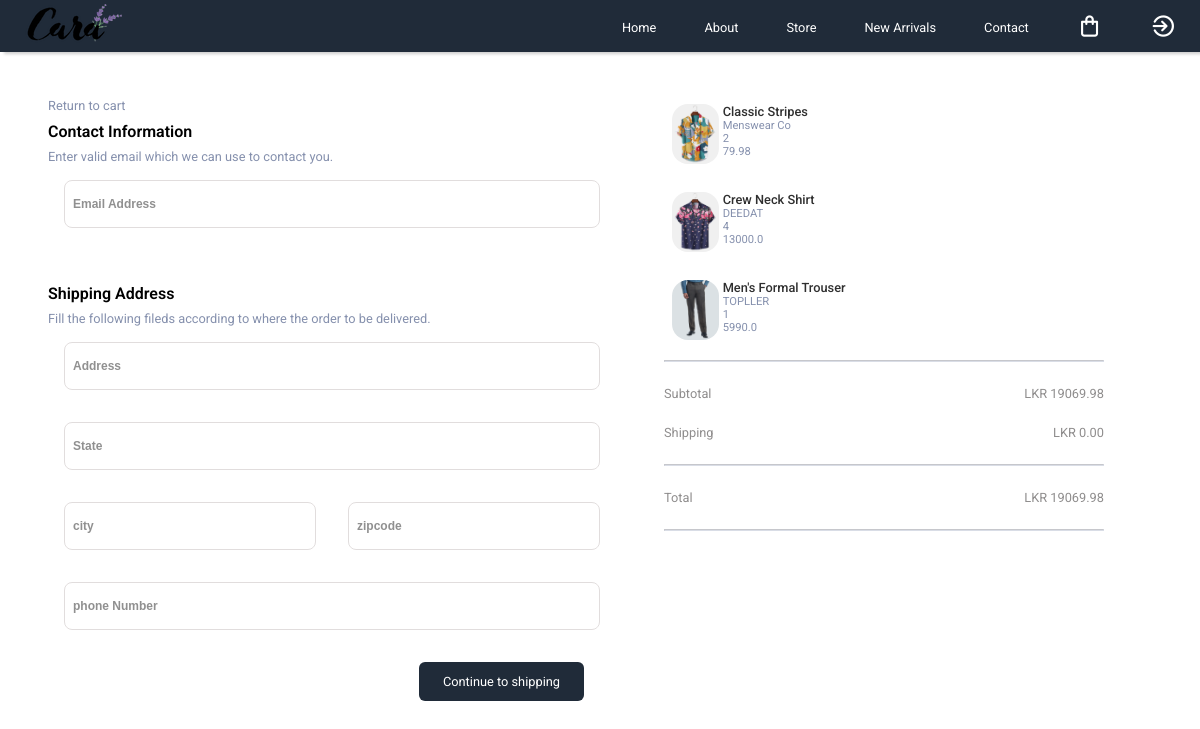
The app's page /checkout/ (signed in) with its own data.
### store/models.py (models this page shows, shortened)
class OrderItem(models.Model):
    product = models.ForeignKey(Product, on_delete=models.SET_NULL, null=True)
    order = models.ForeignKey(Order, on_delete=models.SET_NULL, null=True)
    quantity = models.IntegerField(default=0, null=True, blank=True)
    date_added = models.DateTimeField(auto_now_add=True)
    @property
    def get_total(self):
        return float(self.product.price * self.quantity)

class Product(models.Model):
    name = models.CharField(max_length=200, null=True)
    price = models.FloatField(max_length=200, null=True)
    brand = models.CharField(max_length=200, null=True)
    image = models.ImageField(null=True, blank=True)
    @property
    def imageURL(self):
        try:
            url = self.image.url
        except:
            url = ""
        return url

class Order(models.Model):
    customer = models.ForeignKey(Customer, on_delete=models.SET_NULL, null=True, blank=True)
    date_ordered = models.DateTimeField(auto_now_add=True)
    complete = models.BooleanField(default=False)
    transaction_id = models.CharField(max_length=100, null=True)
    @property
    def get_cart_total(self):
        orderItems = self.orderitem_set.all()
        total = sum([item.get_total for item in orderItems])
        return total

### store/views.py (the view)
# urls.py: path('checkout/', views.checkout, name="checkout"),
def checkout(request):
    customer = request.user.customer
    order, created = Order.objects.get_or_create(customer=customer, complete=False)
    cart_items = order.orderitem_set.all()
    context = {"cart_items": cart_items, "order": order}
    return render(request, "checkout.html", context)

### templates/checkout.html (shortened to what this page needs)
<!DOCTYPE html>
{% extends "main.html" %}
{% block content %}
    <section class="checkout-section">
        <div class="checkout-container">
            <div class="checkout-shipping">
                <a href="{% url "cart" %}" class="return">Return to cart</a>
                <div class="checkout-contact">
                    <h6 class="checkout-title">Contact Information</h6>
                    <span class="checkout-subtitle">Enter valid email which we can use to contact you.</span>
                    <input type="text" class="checkout-input" placeholder="Email Address">
                </div>
                <div class="checkout-shipping-add">
                    <h6 class="checkout-title">Shipping Address</h6>
                    <span class="checkout-subtitle">Fill the following fileds according to where the order to be delivered.</span>
                    <input type="text" class="checkout-input" placeholder="Address">
                    <input type="text" class="checkout-input" placeholder="State">
                    <div class="checkout-address-container">
                        <input type="text" class="checkout-input input-1" placeholder="city">
                        <input type="text" class="checkout-input input-1" placeholder="zipcode">
                    </div>
                    <input type="text" class="checkout-input" placeholder="phone Number">
                </div>
                <div class="shopping-button">
                    <a href="" class="button-3">Continue to shipping</a>
                </div>
            </div>
            <div class="checkout-Total">
                {% for item in cart_items %}
                    <div class="checkout-card">
                        <img src="{{ item.product.imageURL }}" class="card-image" alt="">
                        <div class="card-body">
                            <p class="card-product-name">{{ item.product.name }}</p>
                            <p class="card-product-brand">{{ item.product.brand }}</p>
                            <p class="card-product-brand">{{ item.quantity }}</p>
                            <p class="card-product-brand">{{ item.get_total }}</p>
                        </div>
                    </div>
                {% endfor %}
                <hr/>
                <div class="checkout-total-box">
                    <p class="checkout-subtotal">Subtotal</p>
                    <p class="checkout-subtotal">LKR {{ order.get_cart_total }}</p>
                </div>
                <div class="checkout-total-box">
                    <p class="checkout-subtotal">Shipping</p>
                    <p class="checkout-subtotal">LKR 0.00</p>
                </div>
                <hr/>
            <div class="checkout-total-box">
                    <p class="checkout-subtotal">Total</p>
                    <p class="checkout-subtotal">LKR {{ order.get_cart_total }}</p>
                </div>
                <hr/>
            </div>
        </div>
    </section>
{% endblock content %}

### static/css/style.css (style rules this page uses)
:root { --first-color: hsl(228, 66%, 53%); --first-color-alt: hsl(228, 66%, 47%); --first-color-light: hsl(228, 62%, 59%); --first-color-lighten: hsl(228, 100%, 97%); --second-color: hsl(25, 83%, 53%); --title-color: hsl(157, 66%, 41%); --text-color: hsl(228, 15%, 50%); --text-color-light: hsl(228, 12%, 75%); --border-color: hsl(228, 99%, 98%); --body-color: #fff; --container-color: #fff; --body-font: 'Poppins', sans-serif; --biggest-font-size: 2.25rem; --h1-font-size: 1.5rem; --h2-font-size: 1.25rem; --h3-font-size: 1rem; --normal-font-size: .938rem; --small-font-size: .813rem; --smaller-font-size: .75rem; }
* { box-sizing: border-box; margin: 0; padding: 0; }
body { margin: 0; font-family: var(--body-font); font-size: var(--normal-font-size); background: var(--body-color); color: var(--text-color); }
h1, h2, h3, h4, h5, h6 { color: var(--title-color); font-weight: 600; padding: 0; margin: 0; }
a { text-decoration: none; }
img { max-width: 100%; height: auto; }
.button-3 { font-size: 0.8rem; padding: 12px 24px; color: #ffffff; background-color: #202b39; border-radius: 6px; border: none; cursor: pointer; outline: none; transition: 0.1s; text-align: center; }
.return { color: var(--text-color); margin-bottom: 1rem; font-size: 0.8rem; }
.checkout-section { margin: 64px 32px; }
.checkout-container { display: grid; grid-template-columns: repeat(2, 1fr); }
.checkout-title { color: black; font-size: 1rem; padding: 8px 0; }
.checkout-subtitle { color: var(--text-color); font-size: 0.8rem; }
.checkout-shipping { padding: 32px 16px; margin-bottom: 32px; }
.checkout-contact { display: grid; margin-bottom: 32px; }
.checkout-shipping-add { display: grid; }
.checkout-address-container { display: grid; grid-template-columns: 1fr 1fr; grid-gap: 32px; }
.checkout-input { width: 100%; margin: 16px 16px; font-size: 0.75rem; padding: 16px 8px; border: 1px solid #dad5d5; border-radius: 8px; font-weight: 600; opacity: 0.8; }
.shopping-button { margin-top: 1rem; display: flex; justify-content: flex-end; }
.checkout-Total { padding: 32px 64px; }
.checkout-card { padding: 8px; display: grid; grid-template-columns: 1fr 8fr; grid-gap: 4px; margin-bottom: 12px; }
.card-image { width: 60px; height: 60px; object-fit: cover; border-radius: 16px; }
.card-body { display: flex; flex-direction: column; column-gap: 4px; }
.card-product-name { font-size: 0.8rem; font-weight: 500; color: #2f2f2f; }
.card-product-brand { font-size: 0.7rem; color: var(--text-color); }
hr { border-color: var(--text-color); opacity: 0.3; }
.checkout-total-box { margin: 24px 0; display: flex; justify-content: space-between; font-size: 0.8rem; color: #8f8d8d; }

### static/css/login.css (style rules this page uses)
:root { --first-color: #12192C; --text-color: #8590AD; }
:root { --body-font: 'Roboto', sans-serif; --big-font-size: 2rem; --normal-font-size: 0.938rem; --smaller-font-size: 0.875rem; }
*,::before,::after { box-sizing: border-box; }
body { margin: 0; padding: 0; font-family: var(--body-font); color: var(--first-color); }
a { text-decoration: none; }
img { max-width: 100%; height: auto; }

### records on screen
OrderItem: product.imageURL (picture), product.name "Classic Stripes", product.brand "Menswear Co", quantity "2", get_total "79.98"
OrderItem: product.imageURL (picture), product.name "Crew Neck Shirt", product.brand "DEEDAT", quantity "4", get_total "13000.0"
OrderItem: product.imageURL (picture), product.name "Men's Formal Trouser", product.brand "TOPLLER", quantity "1", get_total "5990.0"
Order: get_cart_total "19069.98"
